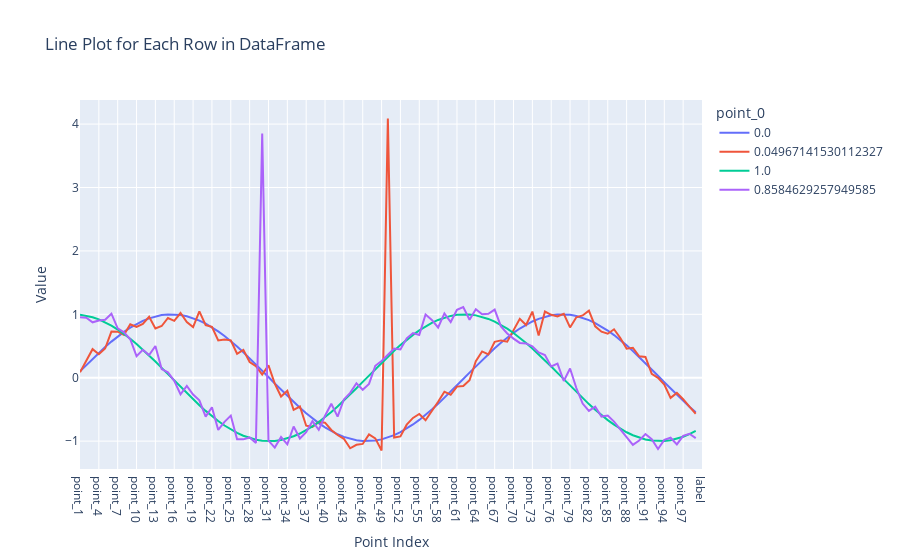

Notebook code cell kept with this figure:
### Code cell
df = await heartbeat_detection.generate_heartbeat_waveforms()
import plotly.express as px
# Assuming df is your DataFrame
df_melted = df.melt(id_vars=[df.columns[0]], var_name='Point Index', value_name='Value')

fig = px.line(df_melted, x='Point Index', y='Value', color=df.columns[0], title='Line Plot for Each Row in DataFrame')
fig.show()

### Figure 1 — Plotly figure (JSON) as saved in the notebook; plotly's stock layout.template omitted (floating-point values rounded to 4 significant figures)
{"data": [{"hovertemplate": "point_0=0.0<br>Point Index=%{x}<br>Value=%{y}<extra></extra>", "legendgroup": "0.0", "line": {"color": "#636efa", "dash": "solid"}, "marker": {"symbol": "circle"}, "mode": "lines", "name": "0.0", "orientation": "v", "showlegend": true, "type": "scatter", "x": ["point_1", "point_2", "point_3", "point_4", "point_5", "point_6", "point_7", "point_8", "point_9", "point_10", "point_11", "point_12", "point_13", "point_14", "point_15", "point_16", "point_17", "point_18", "point_19", "point_20", "point_21", "point_22", "point_23", "point_24", "point_25", "point_26", "point_27", "point_28", "point_29", "point_30", "point_31", "point_32", "point_33", "point_34", "point_35", "point_36", "point_37", "point_38", "point_39", "point_40", "point_41", "point_42", "point_43", "point_44", "point_45", "point_46", "point_47", "point_48", "point_49", "point_50", "point_51", "point_52", "point_53", "point_54", "point_55", "point_56", "point_57", "point_58", "point_59", "point_60", "point_61", "point_62", "point_63", "point_64", "point_65", "point_66", "point_67", "point_68", "point_69", "point_70", "point_71", "point_72", "point_73", "point_74", "point_75", "point_76", "point_77", "point_78", "point_79", "point_80", "point_81", "point_82", "point_83", "point_84", "point_85", "point_86", "point_87", "point_88", "point_89", "point_90", "point_91", "point_92", "point_93", "point_94", "point_95", "point_96", "point_97", "point_98", "point_99", "label"], "xaxis": "x", "y": [0.1008, 0.2006, 0.2984, 0.3931, 0.4839, 0.5696, 0.6496, 0.723, 0.7889, 0.8469, 0.8962, 0.9364, 0.967, 0.9878, 0.9985, 0.999, 0.9893, 0.9696, 0.9399, 0.9007, 0.8523, 0.7952, 0.73, 0.6574, 0.5781, 0.4928, 0.4026, 0.3082, 0.2107, 0.1111, 0.01028, -0.09061, -0.1906, -0.2886, -0.3837, -0.4748, -0.5612, -0.6418, -0.7158, -0.7826, -0.8414, -0.8916, -0.9327, -0.9643, -0.9861, -0.9978, -0.9994, -0.9908, -0.972, -0.9434, -0.9051, -0.8576, -0.8014, -0.737, -0.6651, -0.5864, -0.5017, -0.412, -0.318, -0.2207, -0.1213, -0.02056, 0.08036, 0.1805, 0.2787, 0.3742, 0.4658, 0.5526, 0.6338, 0.7086, 0.7761, 0.8358, 0.8869, 0.9289, 0.9615, 0.9843, 0.9971, 0.9997, 0.9921, 0.9744, 0.9467, 0.9094, 0.8629, 0.8075, 0.7439, 0.6727, 0.5947, 0.5106, 0.4213, 0.3277, 0.2308, 0.1315, 0.03083, -0.07011, -0.1703, -0.2688, -0.3646, -0.4566, -0.544, "normal"], "yaxis": "y"}, {"hovertemplate": "point_0=0.04967141530112327<br>Point Index=%{x}<br>Value=%{y}<extra></extra>", "legendgroup": "0.04967141530112327", "line": {"color": "#EF553B", "dash": "solid"}, "marker": {"symbol": "circle"}, "mode": "lines", "name": "0.04967141530112327", "orientation": "v", "showlegend": true, "type": "scatter", "x": ["point_1", "point_2", "point_3", "point_4", "point_5", "point_6", "point_7", "point_8", "point_9", "point_10", "point_11", "point_12", "point_13", "point_14", "point_15", "point_16", "point_17", "point_18", "point_19", "point_20", "point_21", "point_22", "point_23", "point_24", "point_25", "point_26", "point_27", "point_28", "point_29", "point_30", "point_31", "point_32", "point_33", "point_34", "point_35", "point_36", "point_37", "point_38", "point_39", "point_40", "point_41", "point_42", "point_43", "point_44", "point_45", "point_46", "point_47", "point_48", "point_49", "point_50", "point_51", "point_52", "point_53", "point_54", "point_55", "point_56", "point_57", "point_58", "point_59", "point_60", "point_61", "point_62", "point_63", "point_64", "point_65", "point_66", "point_67", "point_68", "point_69", "point_70", "point_71", "point_72", "point_73", "point_74", "point_75", "point_76", "point_77", "point_78", "point_79", "point_80", "point_81", "point_82", "point_83", "point_84", "point_85", "point_86", "point_87", "point_88", "point_89", "point_90", "point_91", "point_92", "point_93", "point_94", "point_95", "point_96", "point_97", "point_98", "point_99", "label"], "xaxis": "x", "y": [0.08701, 0.2654, 0.4507, 0.3697, 0.4604, 0.7276, 0.7264, 0.676, 0.8432, 0.8005, 0.8496, 0.9606, 0.7757, 0.8153, 0.9422, 0.8977, 1.021, 0.8788, 0.7987, 1.047, 0.8297, 0.802, 0.5876, 0.603, 0.5891, 0.3777, 0.4401, 0.2481, 0.1815, 0.05089, 0.1955, -0.09196, -0.2963, -0.2063, -0.5057, -0.4539, -0.7571, -0.7746, -0.6961, -0.7087, -0.8242, -0.9031, -0.9628, -1.112, -1.058, -1.044, -0.8937, -0.9564, -1.148, 4.089, -0.9436, -0.9253, -0.7402, -0.6339, -0.572, -0.6703, -0.5327, -0.3788, -0.2204, -0.2687, -0.1398, -0.1312, -0.03926, 0.2617, 0.4144, 0.367, 0.5661, 0.5888, 0.5693, 0.7447, 0.93, 0.8322, 1.043, 0.667, 1.044, 0.993, 0.9672, 1.009, 0.7933, 0.9524, 0.9825, 1.057, 0.8111, 0.7267, 0.6937, 0.7643, 0.6276, 0.4576, 0.4726, 0.3374, 0.3276, 0.06126, -0.001933, -0.1093, -0.3167, -0.2392, -0.3385, -0.4561, -0.5675, "irregular"], "yaxis": "y"}, {"hovertemplate": "point_0=1.0<br>Point Index=%{x}<br>Value=%{y}<extra></extra>", "legendgroup": "1.0", "line": {"color": "#00cc96", "dash": "solid"}, "marker": {"symbol": "circle"}, "mode": "lines", "name": "1.0", "orientation": "v", "showlegend": true, "type": "scatter", "x": ["point_1", "point_2", "point_3", "point_4", "point_5", "point_6", "point_7", "point_8", "point_9", "point_10", "point_11", "point_12", "point_13", "point_14", "point_15", "point_16", "point_17", "point_18", "point_19", "point_20", "point_21", "point_22", "point_23", "point_24", "point_25", "point_26", "point_27", "point_28", "point_29", "point_30", "point_31", "point_32", "point_33", "point_34", "point_35", "point_36", "point_37", "point_38", "point_39", "point_40", "point_41", "point_42", "point_43", "point_44", "point_45", "point_46", "point_47", "point_48", "point_49", "point_50", "point_51", "point_52", "point_53", "point_54", "point_55", "point_56", "point_57", "point_58", "point_59", "point_60", "point_61", "point_62", "point_63", "point_64", "point_65", "point_66", "point_67", "point_68", "point_69", "point_70", "point_71", "point_72", "point_73", "point_74", "point_75", "point_76", "point_77", "point_78", "point_79", "point_80", "point_81", "point_82", "point_83", "point_84", "point_85", "point_86", "point_87", "point_88", "point_89", "point_90", "point_91", "point_92", "point_93", "point_94", "point_95", "point_96", "point_97", "point_98", "point_99", "label"], "xaxis": "x", "y": [0.9949, 0.9797, 0.9544, 0.9195, 0.8752, 0.8219, 0.7603, 0.6909, 0.6145, 0.5318, 0.4437, 0.351, 0.2548, 0.156, 0.05562, -0.04535, -0.1459, -0.2449, -0.3414, -0.4344, -0.523, -0.6063, -0.6834, -0.7536, -0.816, -0.8701, -0.9154, -0.9513, -0.9775, -0.9938, -0.9999, -0.9959, -0.9817, -0.9575, -0.9235, -0.8801, -0.8277, -0.7669, -0.6983, -0.6225, -0.5405, -0.4529, -0.3606, -0.2647, -0.1662, -0.06588, 0.03508, 0.1357, 0.2349, 0.3317, 0.4251, 0.5143, 0.5981, 0.6759, 0.7468, 0.81, 0.865, 0.9112, 0.9481, 0.9753, 0.9926, 0.9998, 0.9968, 0.9836, 0.9604, 0.9274, 0.8849, 0.8334, 0.7735, 0.7056, 0.6306, 0.5491, 0.462, 0.3702, 0.2746, 0.1763, 0.07613, -0.0248, -0.1255, -0.2249, -0.322, -0.4158, -0.5054, -0.5898, -0.6683, -0.7399, -0.8039, -0.8598, -0.9069, -0.9448, -0.973, -0.9913, -0.9995, -0.9975, -0.9854, -0.9632, -0.9312, -0.8897, -0.8391, "normal"], "yaxis": "y"}, {"hovertemplate": "point_0=0.8584629257949585<br>Point Index=%{x}<br>Value=%{y}<extra></extra>", "legendgroup": "0.8584629257949585", "line": {"color": "#ab63fa", "dash": "solid"}, "marker": {"symbol": "circle"}, "mode": "lines", "name": "0.8584629257949585", "orientation": "v", "showlegend": true, "type": "scatter", "x": ["point_1", "point_2", "point_3", "point_4", "point_5", "point_6", "point_7", "point_8", "point_9", "point_10", "point_11", "point_12", "point_13", "point_14", "point_15", "point_16", "point_17", "point_18", "point_19", "point_20", "point_21", "point_22", "point_23", "point_24", "point_25", "point_26", "point_27", "point_28", "point_29", "point_30", "point_31", "point_32", "point_33", "point_34", "point_35", "point_36", "point_37", "point_38", "point_39", "point_40", "point_41", "point_42", "point_43", "point_44", "point_45", "point_46", "point_47", "point_48", "point_49", "point_50", "point_51", "point_52", "point_53", "point_54", "point_55", "point_56", "point_57", "point_58", "point_59", "point_60", "point_61", "point_62", "point_63", "point_64", "point_65", "point_66", "point_67", "point_68", "point_69", "point_70", "point_71", "point_72", "point_73", "point_74", "point_75", "point_76", "point_77", "point_78", "point_79", "point_80", "point_81", "point_82", "point_83", "point_84", "point_85", "point_86", "point_87", "point_88", "point_89", "point_90", "point_91", "point_92", "point_93", "point_94", "point_95", "point_96", "point_97", "point_98", "point_99", "label"], "xaxis": "x", "y": [0.9528, 0.9454, 0.8742, 0.9034, 0.9156, 1.011, 0.7777, 0.7166, 0.607, 0.3399, 0.441, 0.3571, 0.5011, 0.1368, 0.08577, -0.04882, -0.2627, -0.1306, -0.2662, -0.3553, -0.614, -0.466, -0.8236, -0.6949, -0.597, -0.9692, -0.972, -0.9414, -1.028, 3.851, -0.9931, -1.102, -0.9343, -1.049, -0.7685, -0.9584, -0.8599, -0.6856, -0.8214, -0.5998, -0.4097, -0.6136, -0.3422, -0.2388, -0.08798, -0.1896, -0.09697, 0.1879, 0.2646, 0.3568, 0.4598, 0.4463, 0.6213, 0.7052, 0.6753, 0.9966, 0.9124, 0.7921, 1.014, 0.8779, 1.071, 1.116, 0.9147, 1.08, 1.002, 1.01, 1.075, 0.8089, 0.6981, 0.6167, 0.549, 0.5414, 0.4961, 0.3979, 0.3574, 0.1776, 0.2215, -0.05127, 0.1465, -0.1623, -0.4077, -0.5229, -0.4572, -0.6122, -0.5969, -0.6926, -0.8112, -0.9445, -1.058, -0.9894, -0.8874, -0.9699, -1.124, -0.9802, -0.9469, -1.052, -0.9158, -0.8838, -0.9534, "irregular"], "yaxis": "y"}], "layout": {"legend": {"title": {"text": "point_0"}, "tracegroupgap": 0}, "title": {"text": "Line Plot for Each Row in DataFrame"}, "xaxis": {"anchor": "y", "domain": [0, 1], "title": {"text": "Point Index"}}, "yaxis": {"anchor": "x", "domain": [0, 1], "title": {"text": "Value"}}}}
